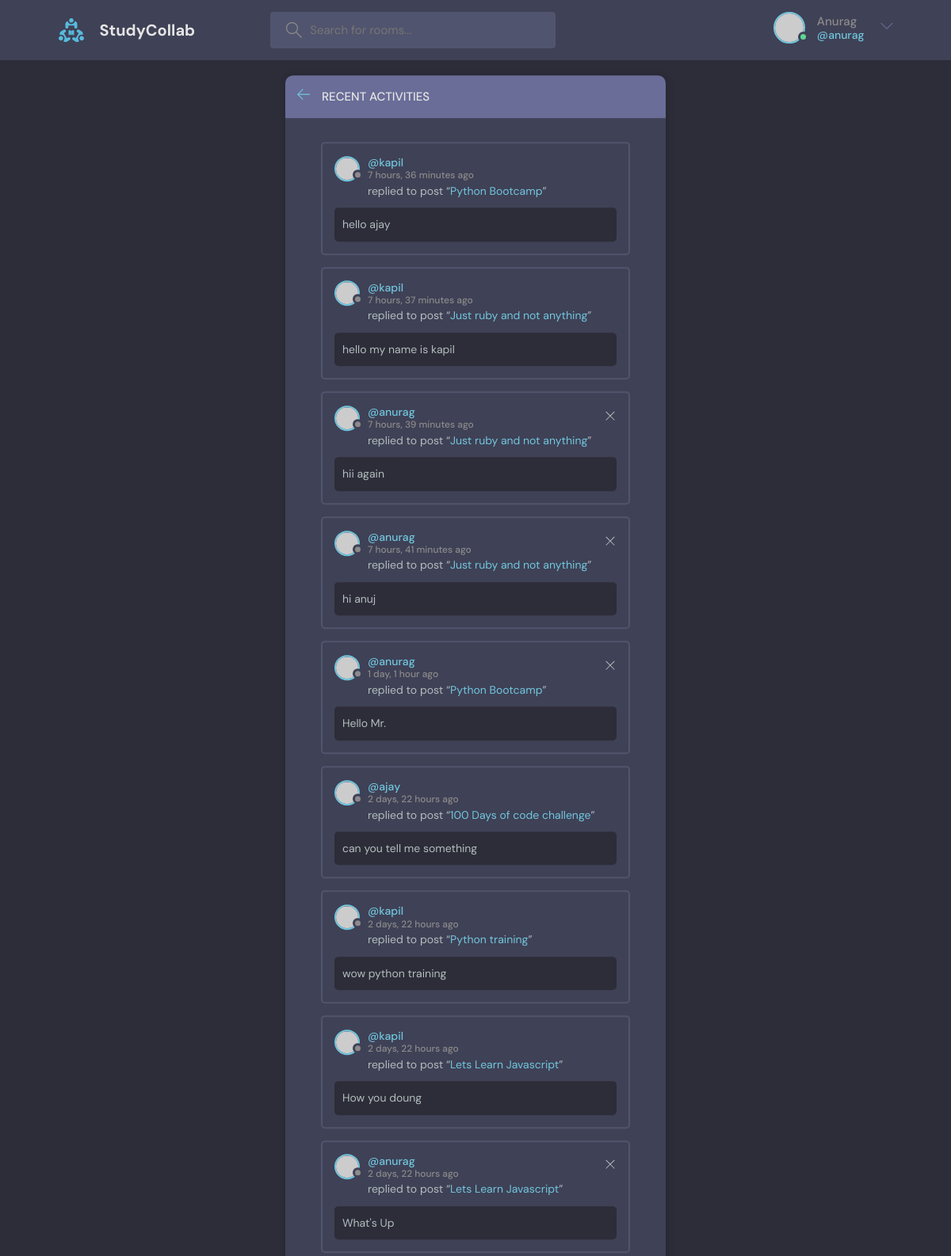
Screenshot of /activity/ (signed in) with the database file from the repository.
### base/models.py (models this page shows, shortened)
class Message(models.Model):
    user = models.ForeignKey(User, on_delete=models.CASCADE, related_name='user')
    room = models.ForeignKey(Room, on_delete=models.CASCADE, related_name='message')
    body = models.TextField()
    updated = models.DateTimeField(auto_now=True)
    created = models.DateTimeField(auto_now_add=True)
    class Meta:
        ordering = ['-updated', '-created']

class Room(models.Model):
    host = models.ForeignKey(User, on_delete=models.CASCADE, null=True ,related_name='host')
    topic = models.ForeignKey(Topic, on_delete=models.SET_NULL, null=True, related_name='topic')
    participants = models.ManyToManyField(User,related_name='participants',blank=True)
    name = models.CharField(max_length=255)
    description = models.TextField(null=True, blank=True)
    updated = models.DateTimeField(auto_now=True)
    created = models.DateTimeField(auto_now_add=True)
    class Meta:
        ordering = ['-updated', '-created']
    def __str__(self) -> str:
        return self.name

### base/views.py (the view)
# urls.py: path('activity/',views.activityPage, name='activity'),
def activityPage(request):
    room_messages = Message.objects.all()
    return render(request, 'base/activity.html',{'room_messages':room_messages})

### base/templates/base/activity.html
{% extends 'main.html' %}
{% block content %}
    <main class="layout">
      <div class="container">
        <div class="layout__box">
          <div class="layout__boxHeader">
            <div class="layout__boxTitle">
              <a href="{% url "home" %}">
                <svg version="1.1" xmlns="http://www.w3.org/2000/svg" width="32" height="32" viewBox="0 0 32 32">
                  <title>arrow-left</title>
                  <path
                    d="M13.723 2.286l-13.723 13.714 13.719 13.714 1.616-1.611-10.96-10.96h27.625v-2.286h-27.625l10.965-10.965-1.616-1.607z"
                  ></path>
                </svg>
              </a>
              <h3>Recent Activities</h3>
            </div>
          </div>
          <div class="activities-page layout__body">
            {% for message in room_messages  %}
            <div class="activities__box">
              <div class="activities__boxHeader roomListRoom__header">
                <a href="{% url "user-profile" message.user.id %}" class="roomListRoom__author">
                  <div class="avatar avatar--small">
                    <img src="https://randomuser.me/api/portraits/women/11.jpg" />
                  </div>
                  <p>
                    @{{message.user}}
                    <span>{{message.created|timesince}} ago</span>
                  </p>
                </a>
                {% if request.user == message.user %}
                <div class="roomListRoom__actions">
                  <a href="{% url "delete-message" message.id %}?next={{ request.path }}">
                    <svg version="1.1" xmlns="http://www.w3.org/2000/svg" width="32" height="32" viewBox="0 0 32 32">
                      <title>remove</title>
                      <path
                        d="M27.314 6.019l-1.333-1.333-9.98 9.981-9.981-9.981-1.333 1.333 9.981 9.981-9.981 9.98 1.333 1.333 9.981-9.98 9.98 9.98 1.333-1.333-9.98-9.98 9.98-9.981z"
                      ></path>
                    </svg>
                  </a>
                </div>
                {% endif %}
              </div>
              <div class="activities__boxContent">
                <p>replied to post “<a href="{% url 'room' message.room.id %}">{{message.room}}</a>”</p>
                <div class="activities__boxRoomContent">
                  {{message.body}}
                </div>
              </div>
            </div>
            {% endfor %}
          </div>
        </div>
      </div>
    </main>
{% endblock content %}

### templates/navbar.html (shortened to what this page needs)
{% load static %}
<header class="header header--loggedIn">
    <div class="container">
      <a href="{% url "home" %}" class="header__logo">
        <img src="{% static 'images/logo.svg' %}" />
        <h1>StudyCollab</h1>
      </a>
      <form class="header__search" action="{% url "home" %}" method="GET">
        <label>
          <input name ="q" placeholder="Search for rooms..." />
        </label>
      </form>
      <nav class="header__menu">
        {% if request.user.is_authenticated %}
        <div class="header__user">
          <a href="{% url "update-user" %}">
            <div class="avatar avatar--medium active">
              <img src="https://randomuser.me/api/portraits/men/37.jpg" />
            </div>
            <p>{{request.user|capfirst}}<span>@{{request.user}}</span></p>
          </a>
          <button class="dropdown-button">
            <svg version="1.1" xmlns="http://www.w3.org/2000/svg" width="32" height="32" viewBox="0 0 32 32">
              <title>chevron-down</title>
              <path d="M16 21l-13-13h-3l16 16 16-16h-3l-13 13z"></path>
            </svg>
          </button>
        </div>
        {% else %}
        <a href="{% url "login" %}">
          <img src="{% static 'images/avatar.svg' %}"" />
          <p>Login</p>
        </a>
        {% endif %}
      </nav>
    </div>
  </header>

### rows the page displays
Message: user "kapil", created "7 hours, 36 minutes", room "Python Bootcamp", body "hello ajay"
Message: user "kapil", created "7 hours, 37 minutes", room "Just ruby and not anything", body "hello my name is kapil"
Message: user "anurag", created "7 hours, 39 minutes", room "Just ruby and not anything", body "hii again"
Message: user "anurag", created "7 hours, 41 minutes", room "Just ruby and not anything", body "hi anuj"
Message: user "anurag", created "1 day, 1 hour", room "Python Bootcamp", body "Hello Mr."
Message: user "ajay", created "2 days, 22 hours", room "100 Days of code challenge", body "can you tell me something"
Message: user "kapil", created "2 days, 22 hours", room "Python training", body "wow python training"
Message: user "kapil", created "2 days, 22 hours", room "Lets Learn Javascript", body "How you doung"
Message: user "anurag", created "2 days, 22 hours", room "Lets Learn Javascript", body "What's Up"

### other values shown
{{ request.user|capfirst }} "Anurag"
{{ request.user }} "anurag"
